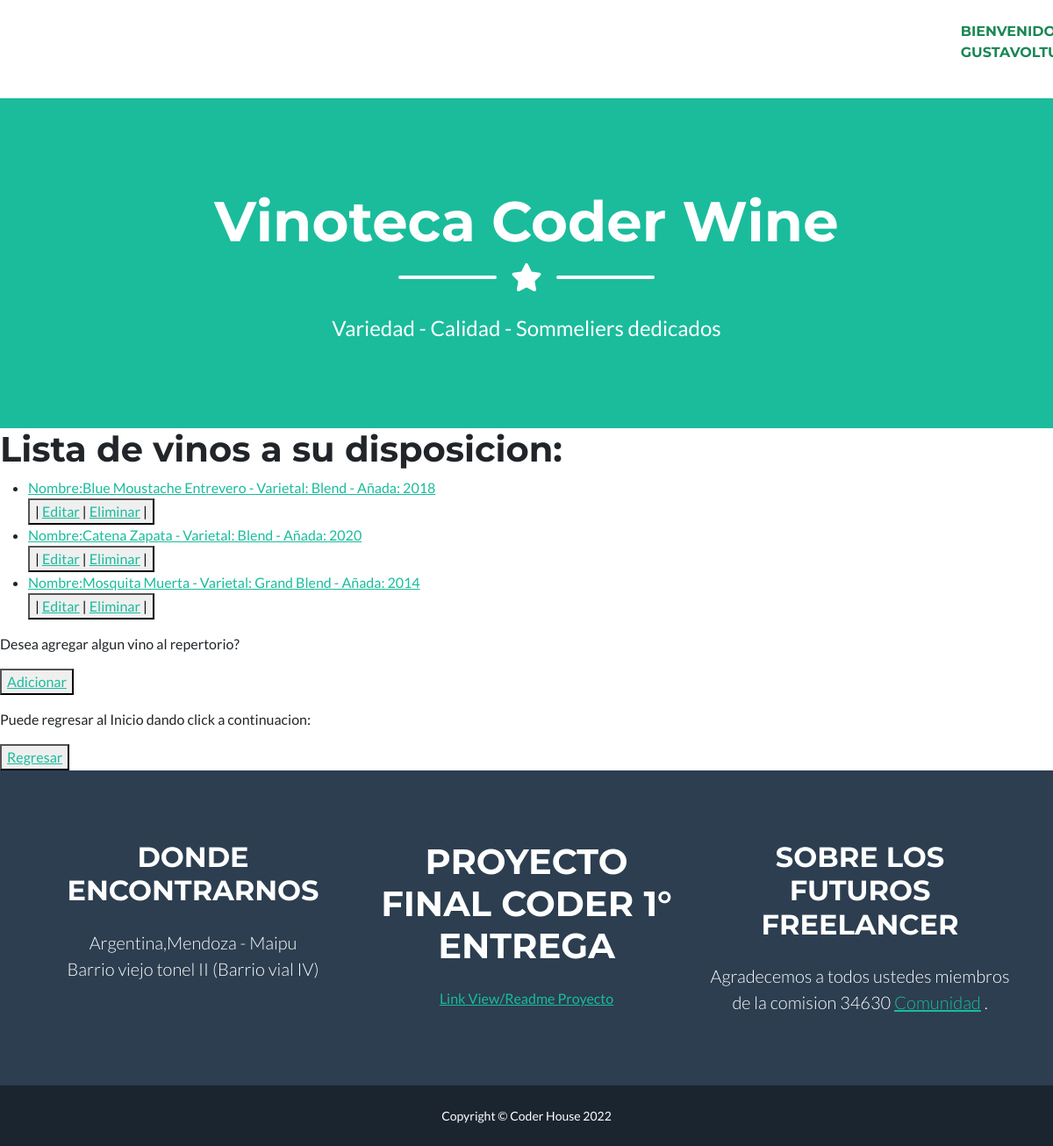
Screenshot of /app-coder/vinoList/ (signed in) with the database file from the repository.
### AppCoder/models.py (models this page shows)
class Vino(models.Model):
    nombre = models.CharField(max_length=50)
    varietal = models.CharField(max_length=50)
    añada = models.IntegerField()
    class Meta:
        verbose_name= 'Mis Vino'
        ordering = ['nombre', 'varietal','añada',]
        unique_together = ['nombre', 'varietal','añada',]
    def __str__(self):
        return (f'Nombre:{self.nombre} - Varietal: {self.varietal} - Añada: {self.añada}')

### AppCoder/views.py (the view)
# urls.py: path('vinoList/', VinoList.as_view(), name="VinoList"),
class VinoList(LoginRequiredMixin, ListView):
    model = Vino
    template_name = "vino-list.html"

### AppCoder/templates/vino-list.html (shortened to what this page needs)
{% extends 'padre.html' %}
{% load static %}
{% block contenidoQueCambia %}
   <h1>Lista de vinos a su disposicion:</h1>
   <ul>
        {% for vino in object_list %}
            <li>
                <a href= " {% url 'VinoDetail' vino.id %}">
                    {{vino}}
                </a>
            </li>
            <div>
                {% if request.user.is_staff %}
                <button> |
                    <a href=" {% url 'VinoUpdate' vino.id %}">Editar</a> |
                    {% if request.user.is_superuser %}
                    <a href=" {% url 'VinoDelete' vino.id %}">Eliminar</a> |
                    {% endif %}
                </button>
                {% endif %}
            </div>
        {% endfor %}
   </ul>
   {% if request.user.is_staff %}
   <p>Desea agregar algun vino al repertorio?</p>
   <button>
       <a href=" {% url 'VinoCreate' %}">Adicionar</a>
   </button>
   {% endif %}
   <p>Puede regresar al Inicio dando click a continuacion:</p>
    <button>
    <a href="{% url 'Inicio' %}">Regresar</a>
    </button>
{% endblock contenidoQueCambia %}

### AppCoder/templates/padre.html (shortened to what this page needs)
<<!DOCTYPE html>
<html lang="en">
    <head>
        {% load static %}
        <link href="{% static 'css/styles.css' %}" rel="stylesheet" />
    </head>
    <body id="page-top">
        <nav class="navbar navbar-expand-lg bg-white text-uppercase fixed-top" id="mainNav">
            <div class="container">
                {% if request.user.is_staff %}
                    <a class="navbar-brand" href="{% url 'Inicio' %}">Inicio</a>
                    <a class="navbar-brand" href="{% url 'Nosotros' %}">Nosotros</a>
                    <a class="navbar-brand" href="{% url 'Vinos' %}">Vinos</a>
                    <a class="navbar-brand" href="{% url 'Espumantes' %}">Espumantes</a>
                    <a class="navbar-brand" href="{% url 'Aceites' %}">Aceites</a>
                    <a class="navbar-brand" href="{% url 'Equipo' %}">Equipo</a>
                    <a class="navbar-brand" href="{% url 'Noticias' %}">Noticias</a>
                    <div class="bg-muted clearfix">
                    <p class="text-justify text-success">Bienvenido {{user.username}}!.</p>
                    </div>
                {% endif %}
            </div>
        </nav>
        <header class="masthead bg-primary text-white text-center">
            <div class="container d-flex align-items-center flex-column">
                <h1 class="masthead-heading text-white mb-0">Vinoteca Coder Wine</h1>
                <div class="divider-custom divider-light">
                    <div class="divider-custom-line"></div>
                    <div class="divider-custom-icon"><i class="fas fa-star"></i></div>
                    <div class="divider-custom-line"></div>
                </div>
                <p class="masthead-subheading font-weight-light mb-0">Variedad - Calidad - Sommeliers dedicados</p>
            </div>
        </header>
        {% block contenidoQueCambia %}
        {% endblock contenidoQueCambia %}
        <footer class="footer text-center">
            <div class="container">
                <div class="row">
                    <div class="col-lg-4 mb-5 mb-lg-0">
                        <h2 class="text-uppercase mb-4">Donde Encontrarnos</h2>
                        <p class="lead mb-0">
                            Argentina,Mendoza - Maipu
                            <br />
                            Barrio viejo tonel II (Barrio vial IV)
                        </p>
                    </div>
                    <div class="col-lg-4 mb-5 mb-lg-0">
                        <h1 class="text-uppercase mb-4">Proyecto Final Coder 1° Entrega</h1>
                        <a href=https://youtu.be/dslGyj311kY>Link View/Readme Proyecto</a>
                    </div>
                    <div class="col-lg-4">
                        <h2 class="text-uppercase mb-4">Sobre los futuros Freelancer</h2>
                        <p class="lead mb-0">
                            Agradecemos a todos ustedes miembros de la comision 34630
                            <a href="https://plataforma.coderhouse.com/cursos/34630/python/companeros">Comunidad</a>
                            .
                        </p>
                    </div>
                </div>
            </div>
        </footer>
        <div class="copyright py-4 text-center text-white">
            <div class="container"><small>Copyright &copy; Coder House 2022</small></div>
        </div>
    </body>
</html>

### rows the page displays
Vino: nombre+varietal+añada "Nombre:Blue Moustache Entrevero - Varietal: Blend - Añada: 2018"
Vino: nombre+varietal+añada "Nombre:Catena Zapata - Varietal: Blend - Añada: 2020"
Vino: nombre+varietal+añada "Nombre:Mosquita Muerta - Varietal: Grand Blend - Añada: 2014"
